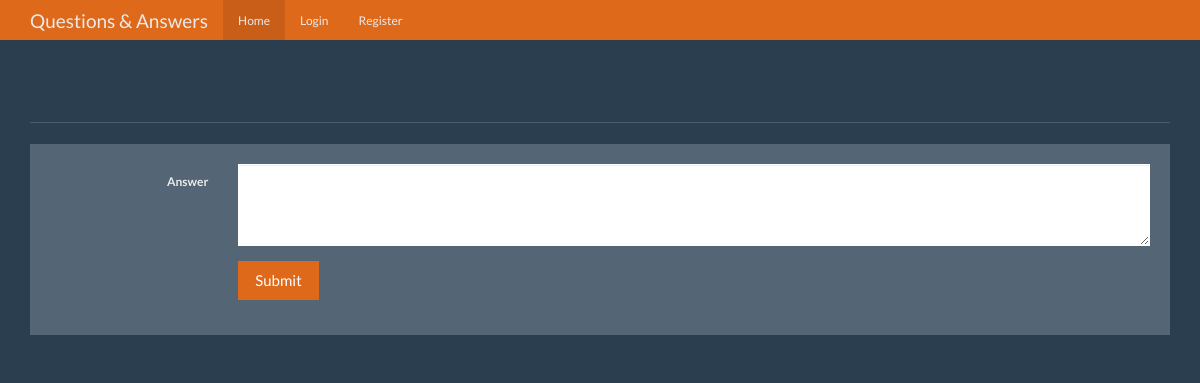
Before: /answer/4 with the older database file.
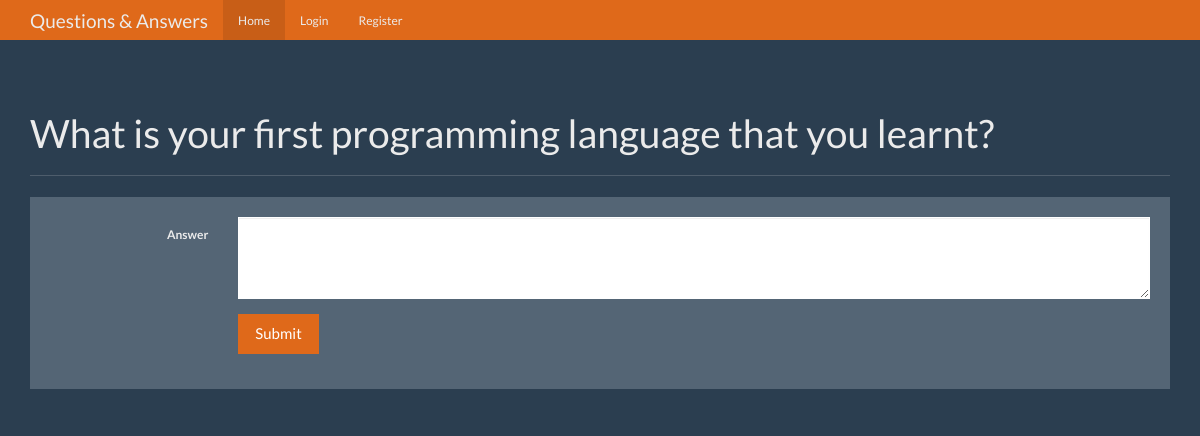
After: the same page with the newer database file.
### tables this page shows
CREATE TABLE questions(
    id integer primary key autoincrement,
    question_text text not null,
    answer_text text,
    asked_by_id integer not null,
    expert_id integer not null
);

### app.py (the view, shortened to what this page needs)
@app.route('/answer/<question_id>', methods=['GET', 'POST'])
def answer(question_id):
    user = get_current_user()
    db = get_db()
    question_cur = db.execute('''
                    SELECT
                        id, question_text
                    FROM
                        questions
                    WHERE
                        id = ?
    ''', [question_id])
    question_result = question_cur.fetchone()
    return render_template('answer.html', title='Answer', user=user, question=question_result)

### app.py (called while the page is built, shortened)
def get_current_user():
    user_result = None
    return user_result

### database.py (called while the page is built)
def connect_db():
    sql = sqlite3.connect('/Users/promieyutasane/Dropbox/Github/question-answer/qa.db')
    sql.row_factory = sqlite3.Row
    return sql

def get_db():
    if not hasattr(g, 'sqlite3_db'):
        g.sqlite_db = connect_db()
    return g.sqlite_db

### templates/answer.html
{% extends 'layout.html' %}
{% block content %}
      <div class="page-header">
        <h1>{{ question.question_text }}</h1>
      </div>
        <div class="row">
          <div class="col-lg-12">
            <div class="well bs-component">
              <form class="form-horizontal", action="{{ url_for('answer', question_id=question.id) }}", method="POST">
                <fieldset>
                  <div class="form-group">
                    <label for="textArea" class="col-lg-2 control-label">Answer</label>
                    <div class="col-lg-10">
                      <textarea class="form-control" rows="3" name="answer" id="textArea"></textarea>
                    </div>
                  </div>
                  <div class="form-group">
                    <div class="col-lg-10 col-lg-offset-2">
                      <button type="submit" class="btn btn-primary">Submit</button>
                    </div>
                  </div>
                </fieldset>
              </form>
            </div>
          </div>
        </div>
      </div>
{% endblock content %}

Changed rows visible on the page:
added questions: question_text "What is your first programming language that you learnt?"
